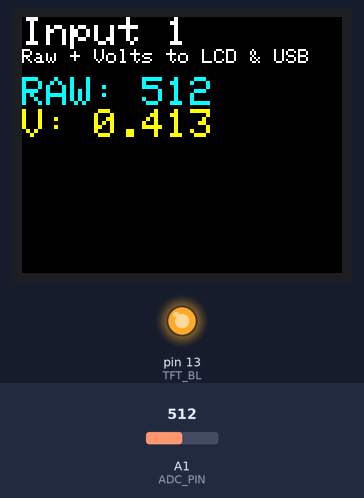
Simulated run of this sketch. Board: Arduino Uno, built for the host (arithmetic inside an expression is 32-bit, double 64-bit). Parts: 160×128 colour display, output pins drawn as LEDs (lit = HIGH). The test bench sets the inputs (shaded band); at power-on: A1 (ADC_PIN) = 512. What the sketch prints to the serial monitor is not drawn.

Above: at 1.3 s.
1.4 s: A1 (ADC_PIN) set to 716
At 2.8 s:
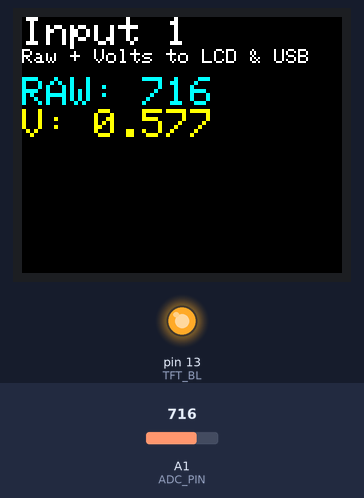
4.4 s: A1 (ADC_PIN) set to 900
At 4.9 s:
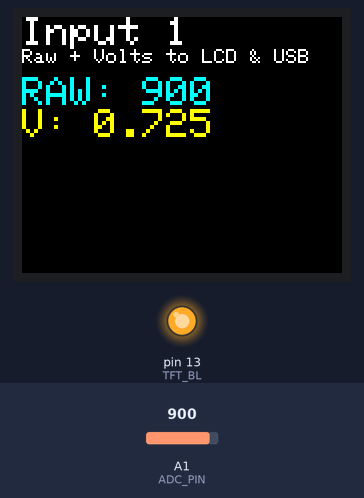
6.1 s: A1 (ADC_PIN) set to 1023
At 7.3 s:
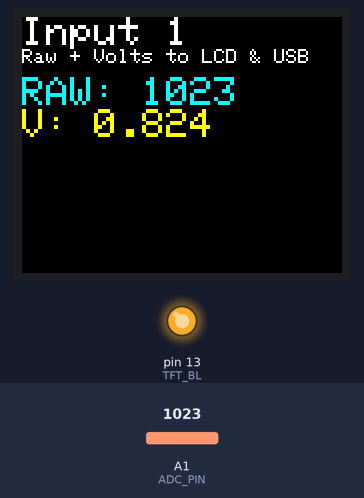
Timing chart, 0 to 9.1 s (numbered marks = the images above; inputs shaded):
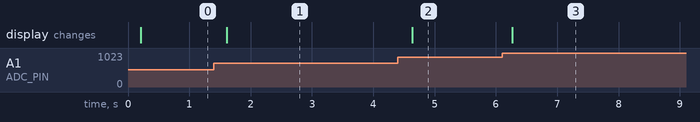

The sketch:

show_input1_on_lcd.ino
```cpp
/* ESP32-S3 + ST7735S (Adafruit GFX/ST7735) + ADC read on AN1 (GPIO1)
   Libraries (Library Manager):
     Adafruit GFX Library
     Adafruit ST7735 and ST7789 Library
*/

#include <Arduino.h>
#include <SPI.h>
#include <Adafruit_GFX.h>
#include <Adafruit_ST7735.h>

// -------- Pin mapping (adjust if your board differs) --------
#define TFT_CS    10    // LCD_VSPICS
#define TFT_DC     7    // LCD_VSPIDC (D/C)
#define TFT_RST    4    // LCD_RESET
#define TFT_MOSI  11    // LCD_VSPID
#define TFT_SCLK  12    // LCD_VSPICLK
#define TFT_BL    13    // LCD_BRIGHTNESS (backlight), optional

#define ADC_PIN    1    // AN1 on the diagram (GPIO1)

// -------- Display object (hardware SPI with chosen pins) --------
Adafruit_ST7735 tft = Adafruit_ST7735(TFT_CS, TFT_DC, TFT_RST);

// ADC reference assumption (ESP32 ADC is not precision-calibrated).
// If you have a known reference, adjust VREF.
constexpr float VREF = 3.30f;   // volts
constexpr int   ADC_MAX = 4095; // 12-bit ADC

void setup() {
  // USB CDC Serial (enable "USB CDC On Boot" in board settings)
  Serial.begin(115200);

  while (!Serial) { delay(10); }
  Serial.println("USB-CDC ready");

  // Set up SPI pins for this bus, then init display
  SPI.begin(TFT_SCLK, -1, TFT_MOSI, TFT_CS);
  // For ST7735S, pick your init sequence:
  // If your panel is 128x160, INITR_BLACKTAB is commonly right.
  tft.initR(INITR_GREENTAB);
  tft.setRotation(3);
  tft.fillScreen(ST77XX_BLACK);
  tft.setTextWrap(false);

  // Backlight
  pinMode(TFT_BL, OUTPUT);
  digitalWrite(TFT_BL, HIGH);   // full brightness; use PWM if you want dimming

  // ADC pin
  pinMode(ADC_PIN, INPUT);

  // Title
  tft.setTextColor(ST77XX_WHITE, ST77XX_BLACK);
  tft.setCursor(0, 0);
  tft.setTextSize(2);
  tft.println("Input 1");

  // Small hint line
  tft.setTextSize(1);
  tft.println("Raw + Volts to LCD & USB");
}

void drawReading(uint16_t raw, float volts) {
  // Clear reading area
  tft.fillRect(0, 30, 160, 60, ST77XX_BLACK);

  tft.setCursor(0, 30);
  tft.setTextSize(2);
  tft.setTextColor(ST77XX_CYAN, ST77XX_BLACK);
  tft.print("RAW: ");
  tft.println(raw);

  tft.setTextColor(ST77XX_YELLOW, ST77XX_BLACK);
  tft.print("V: ");
  tft.println(volts, 3);  // 3 decimal places
}

void loop() {
  // Read ADC (average a few samples to reduce noise)
  const int N = 8;
  uint32_t sum = 0;
  for (int i = 0; i < N; ++i) {
    sum += analogRead(ADC_PIN);
    delay(2);
  }
  uint16_t raw = sum / N;
  float volts = (raw * VREF) / ADC_MAX;

  // To LCD
  drawReading(raw, volts);

  // To CDC Serial
  Serial.print("AN1 raw=");
  Serial.print(raw);
  Serial.print("  volts=");
  Serial.println(volts, 4);

  delay(200); // update ~5 times/sec
}
```

Measured:
- after the input at 1.4 s, the display: changes after 0.21 s (image 1)
- after the input at 4.4 s, the display: changes after 0.24 s (image 2)
- after the input at 6.1 s, the display: changes after 0.17 s (image 3)
